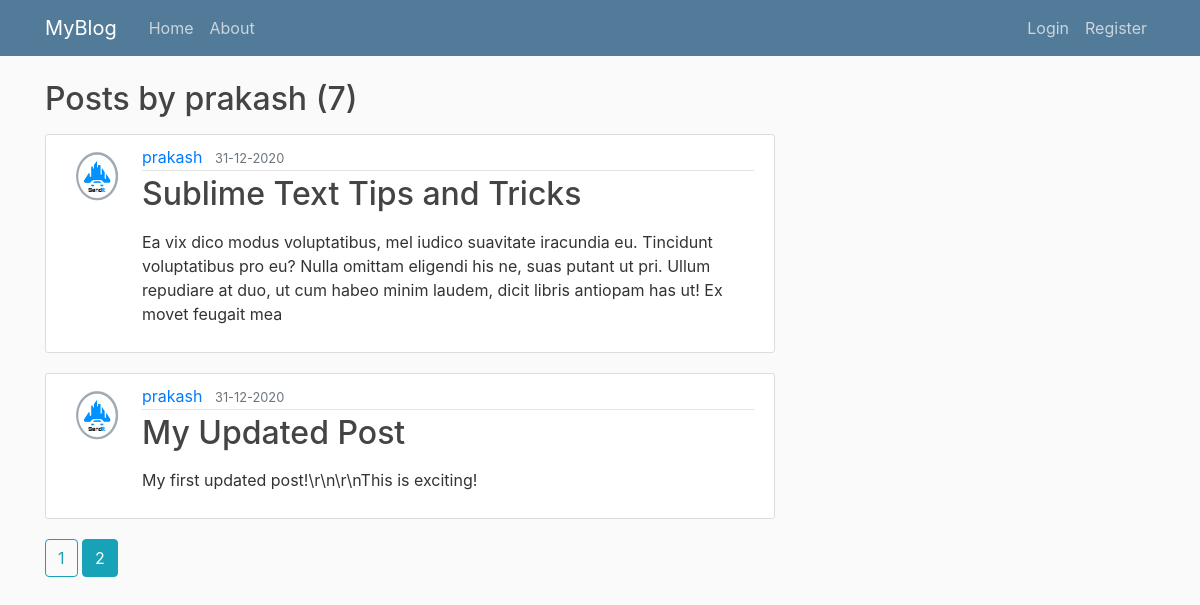
/users/prakash?page=2, run on the app's committed database.
### flask_blog/models.py (models this page shows, shortened)
class User(db.Model, UserMixin):
    id =db.Column(db.Integer, primary_key=True)
    username = db.Column(db.String(20), unique=True, nullable=False)
    email = db.Column(db.String(50), unique=True, nullable=False)
    image_file = db.Column(db.String(20), nullable=False, default='default.jpg')
    password = db.Column(db.String(60), nullable=False)
    posts = db.relationship('Post', backref='author', lazy=True)

class Post(db.Model):
    id =db.Column(db.Integer, primary_key=True)
    title = db.Column(db.String(100),nullable=False)
    date_posted = db.Column(db.DateTime, nullable=False, default = datetime.utcnow)
    content = db.Column(db.Text, nullable=False)
    user_id = db.Column(db.Integer, db.ForeignKey('user.id'), nullable=False)

### flask_blog/users/routes.py (the view)
@users.route('/users/<username>')
def user_posts(username):
    page= request.args.get('page',1, type=int)
    user = User.query.filter_by(username=username).first_or_404()
    posts = Post.query.filter_by(author=user).order_by(Post.date_posted.desc()).paginate(page=page,per_page=5)
    return render_template('user_posts.html', posts=posts, user=user)

### flask_blog/templates/user_posts.html (shortened to what this page needs)
{%extends "layout.html"%}
{% block content %}
    <h2 class="mb-3">Posts by {{ user.username }} ({{ posts.total }})</h2>
    {%  for post in posts.items  %}
    <article class="media content-section">
        <img class="rounded-circle article-img" src="{{ url_for('static', filename='profile_pics/' + post.author.image_file) }}">
        <div class="media-body">
            <div class="article-metadata">
            <a class="mr-2" href="{{ url_for('users.user_posts', username=post.author.username) }}">{{ post.author.username }}</a>
            <small class="text-muted">{{ post.date_posted.strftime('%d-%m-%Y') }}</small>
            </div>
            <h2><a class="article-title" href="{{ url_for('posts.post', post_id=post.id) }}">{{ post.title }}</a></h2>
            <p class="article-content">{{ post.content|safe }}</p>
        </div>
    </article>
    {% endfor %}
    {%  for pagenum in posts.iter_pages(left_edge=1, right_edge=1, left_current=1, right_current=2)  %}
        {% if pagenum %}
            {% if posts.page == pagenum %}
                <a class="btn btn-info mb-4" href="{{ url_for('users.user_posts', username=user.username ,page=pagenum) }}">{{ pagenum }}</a>
            {% else %}
                <a class="btn btn-outline-info mb-4" href="{{ url_for('users.user_posts', username=user.username,page=pagenum) }}">{{ pagenum }}</a>
            {% endif %}
        {% else %}
            ...
        {% endif %}
    {% endfor %}
{% endblock content %}

### flask_blog/static/main.css (style rules this page uses)
body { background: #fafafa; color: #333333; margin-top: 5rem; }
h1, h2, h3, h4, h5, h6 { color: #444444; }
.content-section { background: #ffffff; padding: 10px 20px; border: 1px solid #dddddd; border-radius: 3px; margin-bottom: 20px; }
.article-title { color: #444444; }
.article-content { white-space: pre-line; }
.article-img { height: 60px; width: 60px; margin-right: 16px; }
.article-metadata { padding-bottom: 1px; margin-bottom: 4px; border-bottom: 1px solid #e3e3e3 }

### data on the page
User: username "prakash"
Post: image_file (picture), author.username "prakash", date_posted "31-12-2020", title "Sublime Text Tips and Tricks", content "Ea vix dico modus voluptatibus, mel iudico suavitate iracundia eu. Tincidunt voluptatibus pro eu? Nulla omittam eligendi his ne, suas putant ut pri. Ullum repudiare at duo, ut cum habeo minim laudem, dicit libris antiopam has ut! Ex movet feugait mea"
Post: image_file (picture), author.username "prakash", date_posted "31-12-2020", title "My Updated Post", content "My first updated post!\\r\\n\\r\\nThis is exciting!"

### other printed values
{{ posts.total }} "7"
{{ pagenum }} "1"
{{ pagenum }} "2"
